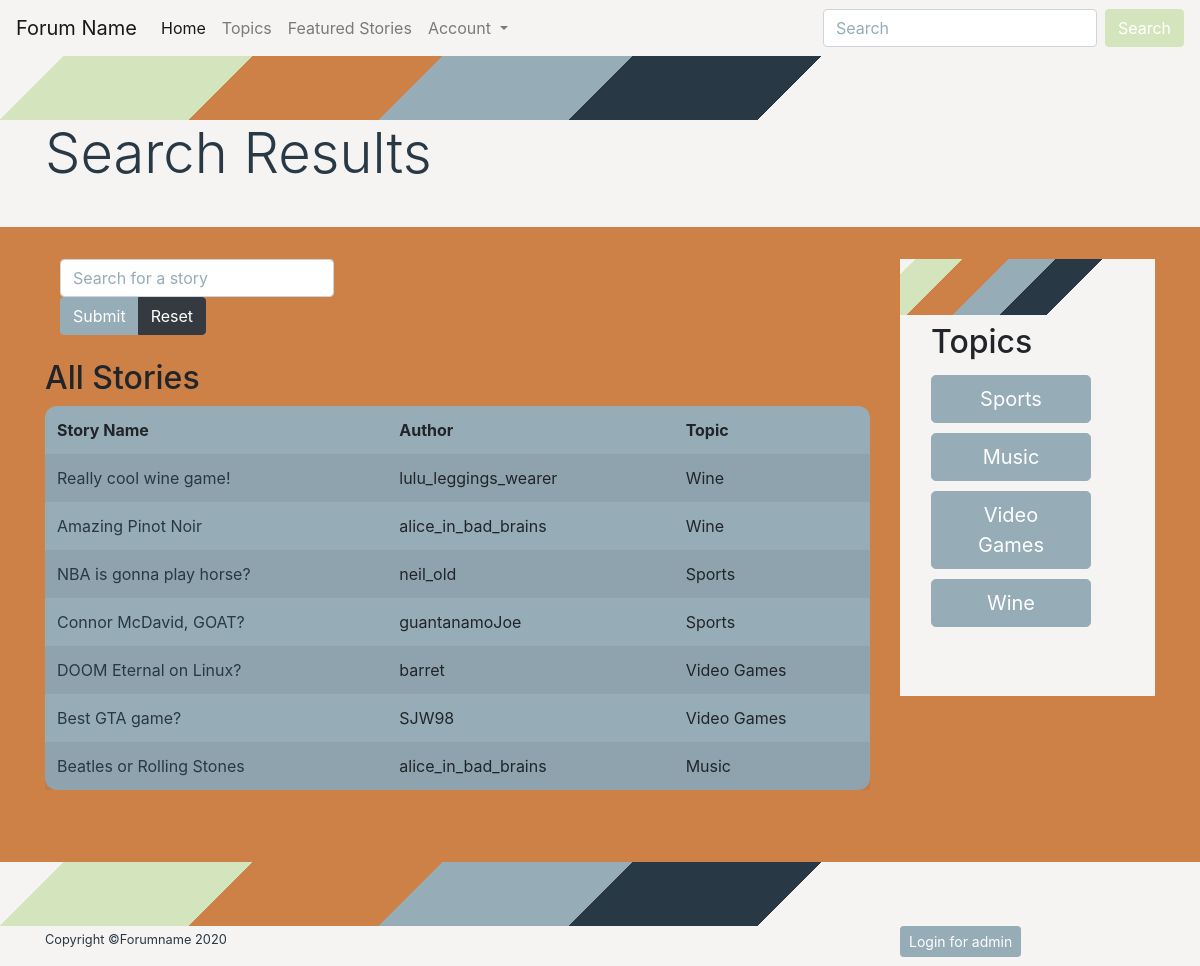
/storySearch.php, run on the app's committed database.
### tables this page shows
CREATE TABLE story (
  storyID INT PRIMARY KEY AUTO_INCREMENT,
  storyName VARCHAR(255),
  storyContent TEXT,
  topicID INT,
  userID INT,

  FOREIGN KEY (topicID) REFERENCES topic(topicID)
    ON DELETE CASCADE,
  FOREIGN KEY (userID) REFERENCES profile(userID)
    ON DELETE CASCADE
);

CREATE TABLE profile (
  userID INT PRIMARY KEY AUTO_INCREMENT,
  userName VARCHAR(100),
  emailAddress VARCHAR(100),
  profilePhoto VARCHAR(255),
  password VARCHAR(100),
  isAdmin BIT
);

CREATE TABLE topic (
  topicID INT PRIMARY KEY AUTO_INCREMENT,
  topicName VARCHAR(255),
  topicPicture VARCHAR(255),
  topicDesc TEXT,
  isApproved BIT,
  userID INT,

  FOREIGN KEY (userID) REFERENCES profile(userID)
    ON DELETE CASCADE
);

### storySearch.php (the view, shortened to what this page needs)
<!doctype html>
<html lang="en">
  <head>
    <link rel="stylesheet" href="css/bootstrap.min.css">
    <link rel="stylesheet" href="css/main.css" />
  </head>
  <body>
    <?php
      include 'include/navbar.php';
    ?>
<div class="jumbotron jumbotron-fluid">
  <div class="container">
    <h1 class="display-4">Search Results</h1>
  </div>
</div>
<div class="container">
  <div class="row">
    <div class="col-sm-9">
<form method="get" action="listprod.php" class="form-inline">
				<div class="form-group">
					<div class="col-xs-12 col-md-4">
            <input type="text" class="form-control"
							id="helpStory" placeholder="Search for a story"
							name="storySearch">
					</div>
				</div>
				<div class="col-xs-12 col-md-8">
					<div class="btn-group">
						<button type="submit" class="btn btn-secondary">Submit</button>
						<button type="reset" class="btn btn-dark">Reset</button>
					</div>
				</div>
			</form>
		<br>
<?php
	$name = "";
	$hasParameter = false;
	$sql = "";
	if ($name === "") {
		echo("<h2>All Stories</h2>");
		$sql = 'SELECT * FROM story s JOIN profile p'.
    ' ON s.userID=p.userID JOIN topic t ON t.topicID=s.topicID'.
    ' ORDER BY storyID';
	}
	try {
	  $pdo = openConnection();
		if($hasParameter){
			$stmt = $pdo->prepare($sql);
			$stmt->execute([$name]);
		} else {
			$stmt = $pdo->query($sql);
		}
		echo("<table class=\"table table-hover table-responsive-md table-borderless table-striped table-search\"><thead><tr>");
		echo "<th>Story Name</th><th>Author</th><th>Topic</th></tr></thead>";
		while ($row = $stmt->fetch()) {
			echo("<tr>");
			echo("<td><a href=\"story.php?id=" . $row['storyID']."\">".$row['storyName']."</a></td>");
			echo("<td>".$row['userName']."</td>");
			echo("<td>".$row['topicName']."</td></tr>");
		}
		echo("</table>");
	} catch(\PDOException $e) {
	  die($e->getMessage());
	}
?>
    </div>
    <div class="col-sm-3">
      <div class="sticky-top sidebar-right">
        <div class="col-sm-3">
          <h2>Topics</h2>
          <?php include 'include/topicSidebar.php'; ?>
        </div>
      </div>
    </div>
  </div>
</div>
<?php
  include 'include/footer.php';
?>
  </body>
</html>

### include/topicSidebar.php
<?php
try{
  $pdo = openConnection();
} catch(PDOException $e) {
  die($e->getMessage());
}
$SQL = "SELECT * FROM topic";
$result = $pdo->query($SQL);
while($row = $result->fetch()) {
  echo "
    <a class=\"btn btn-secondary btn-lg\" href=\"topic.php?id=".$row['topicID']."\" role=\"button\">".$row['topicName']."</a>
  ";
}
 ?>

### css/main.css (style rules this page uses)
body { background-color: #CE8147; width:100%; }
.jumbotron-fluid { background: linear-gradient(-45deg, #F6F4F3 0 35%, #283845 0 50%, #96ACB7 0 65%, #CE8147 0 80%, #D4E4BC 0 95%, #F6F4F3 0); background-size: 100% 4em; background-repeat: no-repeat; background-color:#F6F4F3; color:#283845; padding-top:4em; margin-top:3.5em; padding-bottom: 2em; width:100%; }
.sticky-top { padding: 4em 1em 4em 1em; background: linear-gradient(-45deg, #F6F4F3 0 35%, #283845 0 50%, #96ACB7 0 65%, #CE8147 0 80%, #D4E4BC 0 95%, #F6F4F3 0); background-size: 100% 3.5em; background-repeat: no-repeat; background-color:#F6F4F3; }
.sticky-top .btn { width:8em; margin:0.25em 0 0.25em 0; }
.table-search { background-color: #96ACB7; border-radius: 0.75em; }

### data on the page
story: storyName "Really cool wine game!", userID.userName "lulu_leggings_wearer", topicID.topicName "Wine"
story: storyName "Amazing Pinot Noir", userID.userName "alice_in_bad_brains", topicID.topicName "Wine"
story: storyName "NBA is gonna play horse?", userID.userName "neil_old", topicID.topicName "Sports"
story: storyName "Connor McDavid, GOAT?", userID.userName "guantanamoJoe", topicID.topicName "Sports"
story: storyName "DOOM Eternal on Linux?", userID.userName "barret", topicID.topicName "Video Games"
story: storyName "Best GTA game?", userID.userName "SJW98", topicID.topicName "Video Games"
story: storyName "Beatles or Rolling Stones", userID.userName "alice_in_bad_brains", topicID.topicName "Music"
topic: topicName "Sports"
topic: topicName "Music"
topic: topicName "Video Games"
topic: topicName "Wine"
